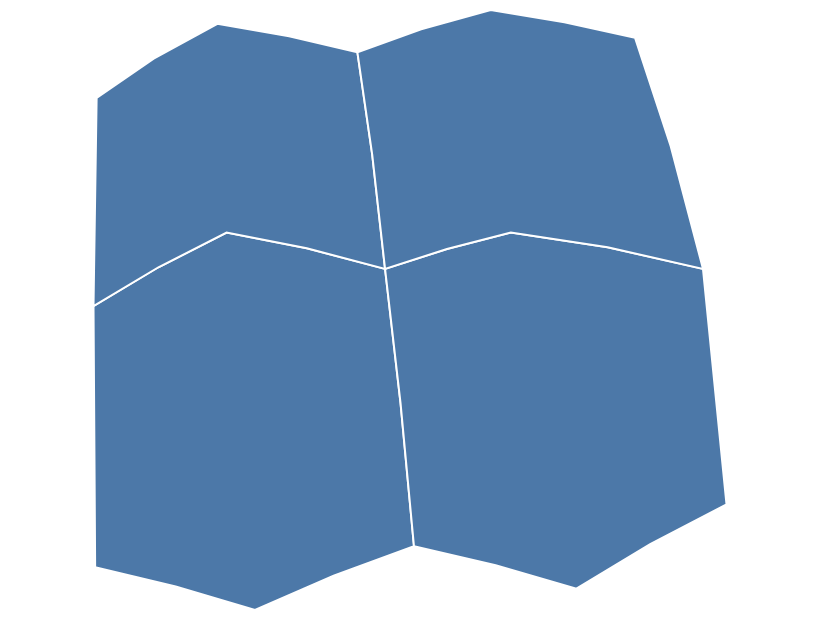

Express this chart as Vega-Lite.
### Vega-Lite specification from a JSON file in a GitHub repository (floating-point values rounded to 4 significant figures)
{"$schema": "https://vega.github.io/schema/vega-lite/v6.json", "padding": 5, "autosize": "none", "width": 400, "height": 300, "data": {"values": {"type": "FeatureCollection", "features": [{"type": "Feature", "properties": {"name": "west", "value": 3, "cat": "a"}, "geometry": {"type": "Polygon", "coordinates": [[[-11, 48], [-2, 52], [9, 50], [10, 36], [0, 33], [-10, 35], [-11, 48]]]}}, {"type": "Feature", "properties": {"name": "east", "value": 5, "cat": "b"}, "geometry": {"type": "Polygon", "coordinates": [[[9, 50], [18, 52], [31, 50], [30, 38], [20, 34], [10, 36], [9, 50]]]}}, {"type": "Feature", "properties": {"name": "north-west", "value": 2, "cat": "a"}, "geometry": {"type": "Polygon", "coordinates": [[[-12, 60], [-3, 65], [8, 63], [9, 50], [-2, 52], [-11, 48], [-12, 60]]]}}, {"type": "Feature", "properties": {"name": "north-east", "value": 8, "cat": "b"}, "geometry": {"type": "Polygon", "coordinates": [[[8, 63], [19, 66], [30, 64], [31, 50], [18, 52], [9, 50], [8, 63]]]}}]}, "format": {"property": "features"}}, "projection": {"type": "equalEarth"}, "mark": {"type": "geoshape", "fill": "#4c78a8", "stroke": "white"}}
